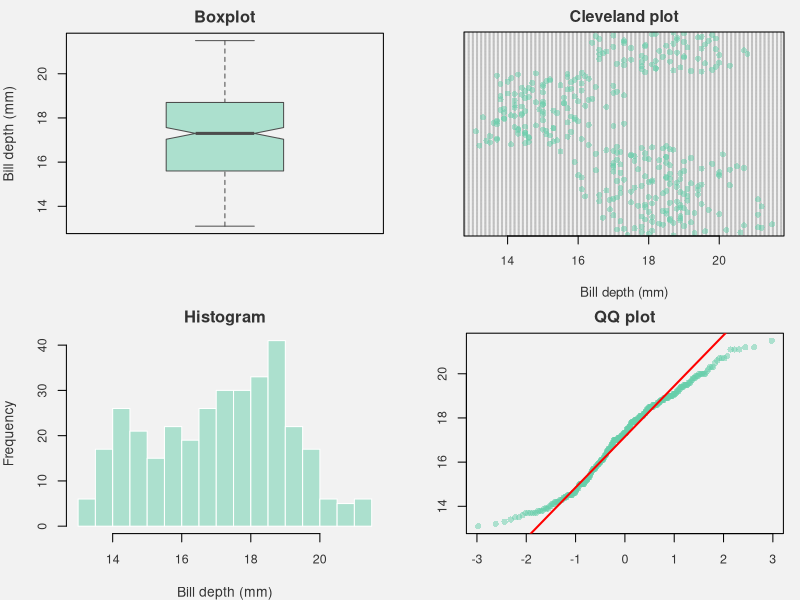
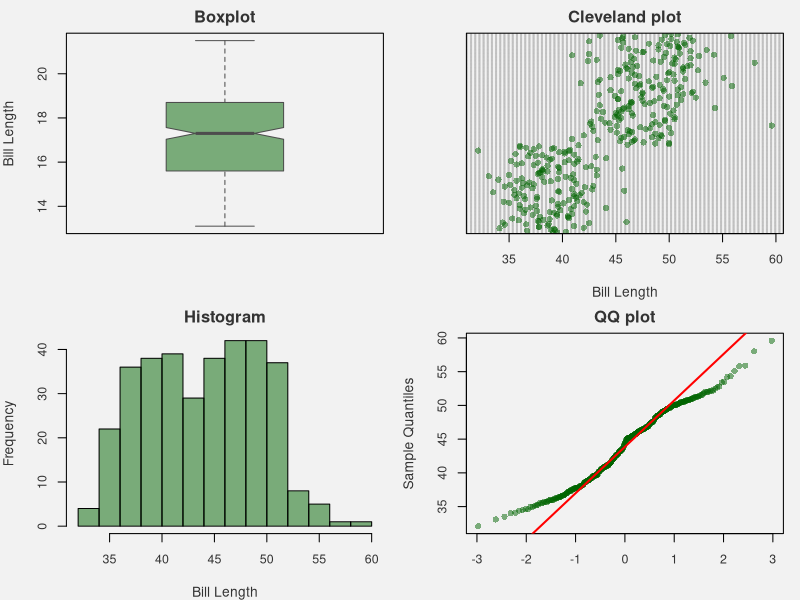
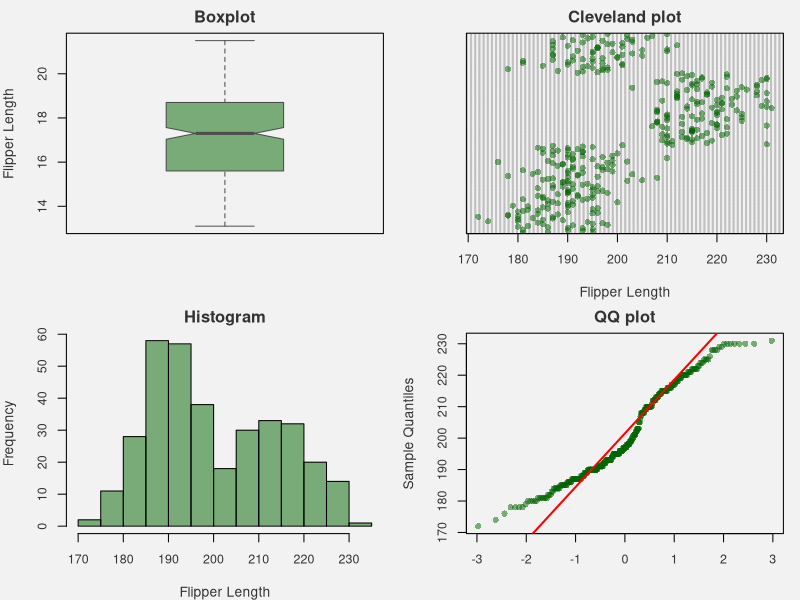
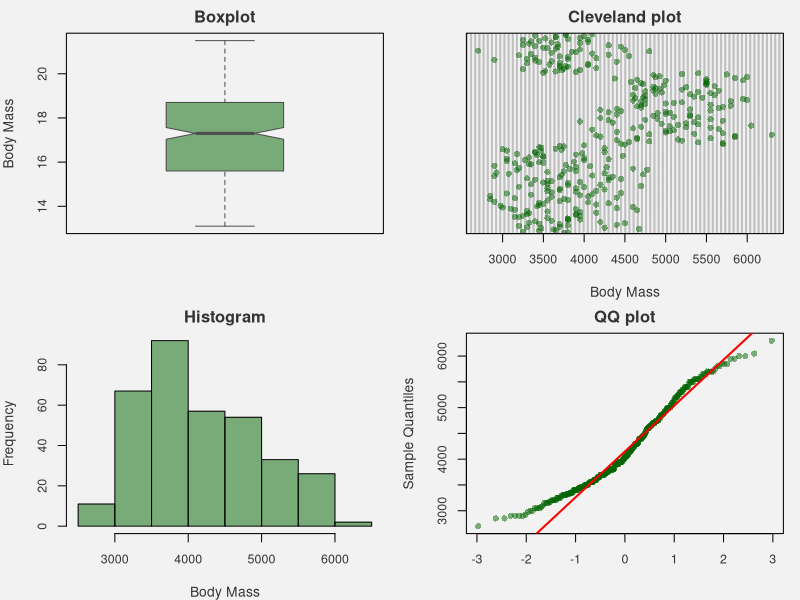
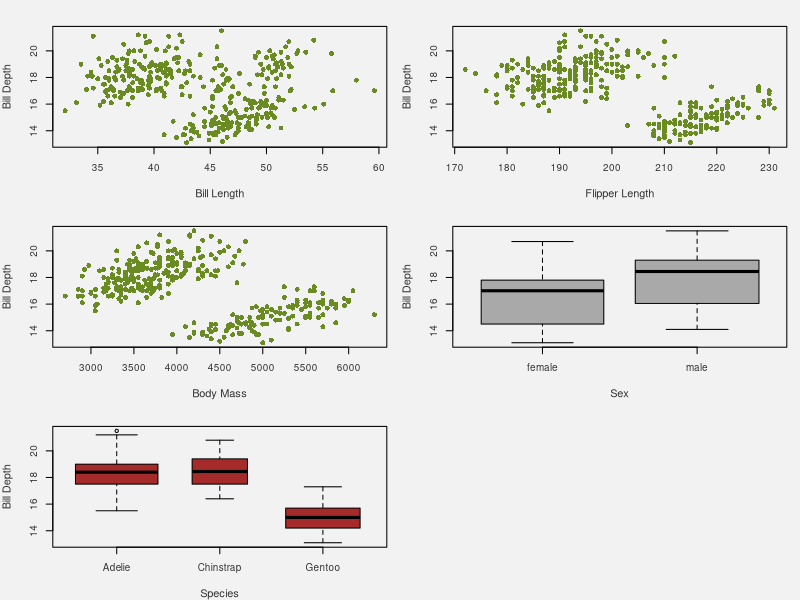
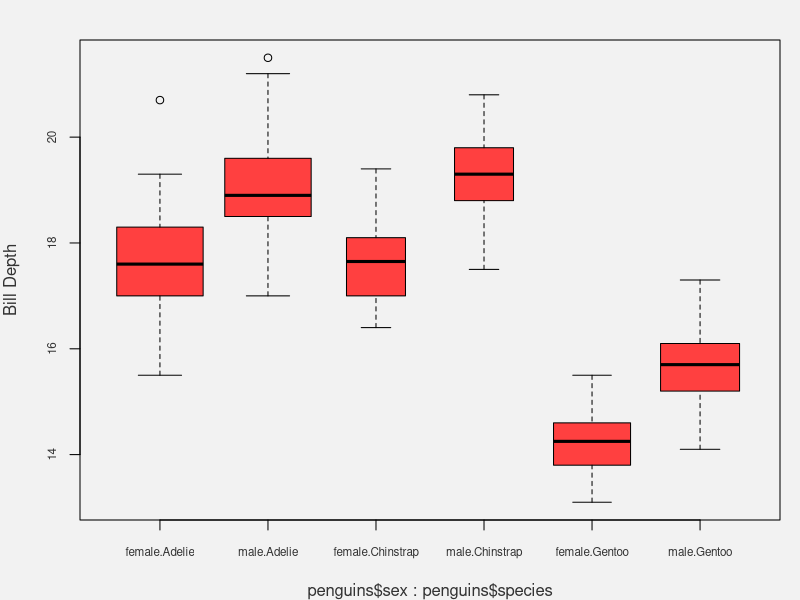
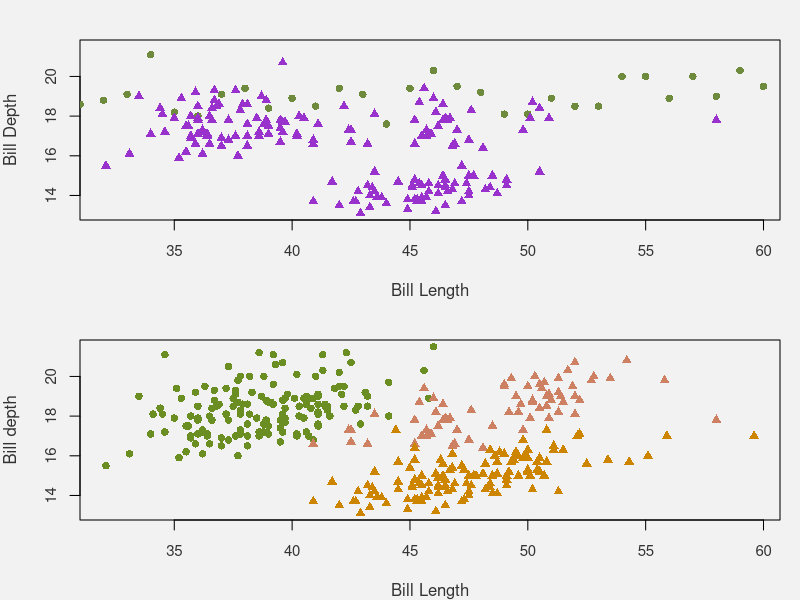
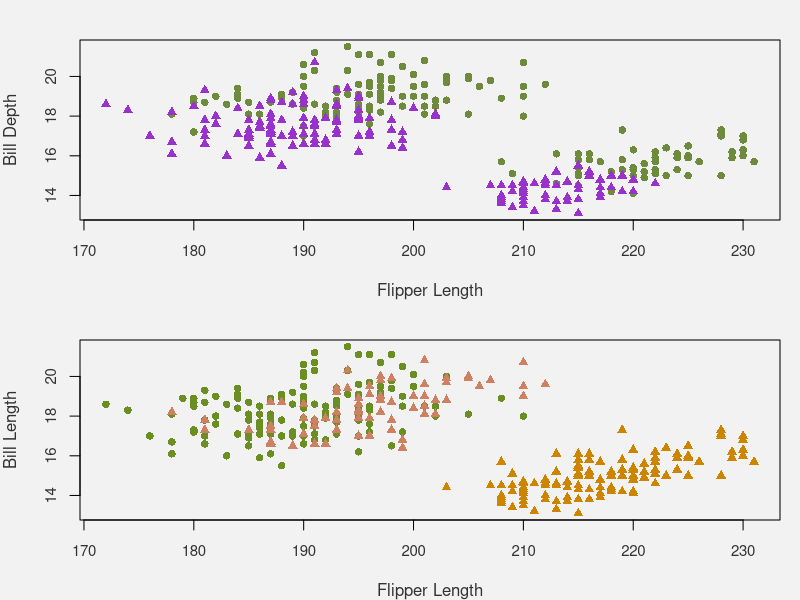

Here is the R script that generated these plots, in order:
## ---- chunk 1
#Data importation
library(palmerpenguins)
data("penguins")
penguins$sex<-as.factor(penguins$sex)
penguins$species<-as.factor(penguins$species)
penguins$island<-as.factor(penguins$island)
str(penguins)
## ---- chunk 2
#Is NA? 
colSums(is.na(penguins))
## ---- chunk 3
#Don't show the code
par(mfrow=c(2,2), 
    mar=c(4,4,2,1),      
    bg="gray95",         
    col.axis="gray20", 
    col.lab="gray20", 
    col.main="gray20", 
    cex.axis=0.9, 
    cex.lab=1)
col_transp <- adjustcolor("aquamarine3", alpha.f=0.5)
# Boxplot
boxplot(penguins$bill_depth_mm,
        col=col_transp, border="gray30",
        ylab='Bill depth (mm)',
        main = 'Boxplot',
        notch=TRUE)
# Cleveland plot
dotchart(penguins$bill_depth_mm,
         pch=16, col=col_transp,
         xlab='Bill depth (mm)',
         main = 'Cleveland plot',
         cex=0.8)
# Histogram
hist(penguins$bill_depth_mm,
     col=col_transp, border="white",
     xlab="Bill depth (mm)",
     main = 'Histogram',
     breaks=20)
# Quantile-Quantile plot
qqnorm(penguins$bill_depth_mm,
       pch=16, col=col_transp,
       xlab='', ylab='',
       main="QQ plot")
qqline(penguins$bill_depth_mm, col='red', lwd=2)
## ---- chunk 4
#Don't show the code
par(mfrow=c(2,2), 
    mar=c(4,4,2,1),      
    bg="gray95",         
    col.axis="gray20", 
    col.lab="gray20", 
    col.main="gray20", 
    cex.axis=0.9, 
    cex.lab=1)
col_transp <- adjustcolor("darkgreen", alpha.f=0.5)

# Bill lenght 
# Boxplot
boxplot(penguins$bill_depth_mm,
        col=col_transp, border="gray30",
        ylab='Bill Length',
        main = 'Boxplot',
        notch=TRUE)
# Cleveland plot
dotchart(penguins$bill_length_mm,
         pch=16,
         col=col_transp,
         xlab='Bill Length', 
         main = 'Cleveland plot')
# Histogram
hist(penguins$bill_length_mm,
     col=col_transp,
     xlab="Bill Length",
     main="Histogram")
# Quantile-Quantile plot
qqnorm(penguins$bill_length_mm,
       pch=16,col=col_transp,xlab='', 
       main = 'QQ plot')
qqline(penguins$bill_length_mm,col='red',lwd=2)

# Flipper lenght 
# Boxplot
boxplot(penguins$bill_depth_mm,
        col=col_transp, border="gray30",
        ylab='Flipper Length',
        main = 'Boxplot',
        notch=TRUE)
# Cleveland plot
dotchart(penguins$flipper_length_mm,
         pch=16,
         col=col_transp,
         xlab='Flipper Length',
         main = 'Cleveland plot')
# Histogram
hist(penguins$flipper_length_mm,
     col=col_transp,
     xlab="Flipper Length",
     main="Histogram")
# Quantile-Quantile plot
qqnorm(penguins$flipper_length_mm,
       pch=16,
       col=col_transp,xlab='',
       main = 'QQ plot')
qqline(penguins$flipper_length_mm,col='red',lwd=2)

# Body mass
# Boxplot
boxplot(penguins$bill_depth_mm,
        col=col_transp, border="gray30",
        ylab='Body Mass',
        main = 'Boxplot',
        notch=TRUE)
# Cleveland plot
dotchart(penguins$body_mass_g,
         pch=16,
         col=col_transp,
         xlab='Body Mass',
         main = 'Cleveland plot')
# Histogram
hist(penguins$body_mass_g,
     col=col_transp,
     xlab="Body Mass",
     main="Histogram")
# Quantile-Quantile plot
qqnorm(penguins$body_mass_g,
       pch=16,
       col=col_transp,xlab='',
       main = 'QQ plot')
qqline(penguins$body_mass_g,col='red',lwd=2)
## ---- chunk 5
summary(penguins$species)
summary(penguins$island)
summary(penguins$sex)
## ---- chunk 6
par(mfrow=c(3,2))
# Bill Length
plot(penguins$bill_depth_mm~penguins$bill_length_mm,pch=16,col='olivedrab4',xlab='Bill Length',ylab='Bill Depth')
# Flipper Length
plot(penguins$bill_depth_mm~penguins$flipper_length_mm,pch=16,col='olivedrab4',xlab='Flipper Length',ylab='Bill Depth')
# Body Mass
plot(penguins$bill_depth_mm~penguins$body_mass_g,pch=16,col='olivedrab4',xlab='Body Mass',ylab='Bill Depth')
# Sex
boxplot(penguins$bill_depth_mm~penguins$sex, varwidth = TRUE, ylab = "Bill Depth", xlab = "Sex", col='darkgrey', main = "")
# Species
boxplot(penguins$bill_depth_mm~penguins$species, varwidth = TRUE, ylab = "Bill Depth", xlab = "Species", col='brown', main = "")

## ---- chunk 7
table(penguins$species, penguins$sex)
table(penguins$species, penguins$island)
## ---- chunk 8
par(mfrow=c(1,1))
boxplot(penguins$bill_depth_mm~penguins$sex*penguins$species, varwidth = TRUE, ylab = "Bill Depth", col='brown1', main = "",cex.axis=0.7)
## ---- chunk 9
par(mfrow=c(2,1))
# Interactions between Bill Length & Sex
plot(penguins$bill_depth_mm~penguins$bill_length_mm,type='n',ylab = "Bill Depth",xlab="Bill Length")
points(penguins$bill_depth_mm[penguins$sex=="male"]~penguins$bill_depth_mm[penguins$sex=="male"],pch=16,col='darkolivegreen4')
points(penguins$bill_depth_mm[penguins$sex=="female"]~penguins$bill_length_mm[penguins$sex=="female"],pch=17,col='darkorchid')

# Interactions between Bill Length & Species
plot(penguins$bill_depth_mm~penguins$bill_length_mm,type='n',ylab = "Bill depth",xlab="Bill Length")
points(penguins$bill_depth_mm[penguins$species=="Adelie"]~penguins$bill_length_mm[penguins$species=="Adelie"],pch=16,col='olivedrab')
points(penguins$bill_depth_mm[penguins$species=="Chinstrap"]~penguins$bill_length_mm[penguins$species=="Chinstrap"],pch=17,col='lightsalmon3')
points(penguins$bill_depth_mm[penguins$species=="Gentoo"]~penguins$bill_length_mm[penguins$species=="Gentoo"],pch=17,col='orange3')

par(mfrow=c(2,1))
# Interactions between Flipper Length & Sex
plot(penguins$bill_depth_mm~penguins$flipper_length_mm,type='n',ylab = "Bill Depth",xlab="Flipper Length")
points(penguins$bill_depth_mm[penguins$sex=="male"]~penguins$flipper_length_mm[penguins$sex=="male"],pch=16,col='darkolivegreen4')
points(penguins$bill_depth_mm[penguins$sex=="female"]~penguins$flipper_length_mm[penguins$sex=="female"],pch=17,col='darkorchid')

# Interactions between Flipper Length & Species
plot(penguins$bill_depth_mm~penguins$flipper_length_mm,type='n',ylab = "Bill Length",xlab="Flipper Length")
points(penguins$bill_depth_mm[penguins$species=="Adelie"]~penguins$flipper_length_mm[penguins$species=="Adelie"],pch=16,col='olivedrab')
points(penguins$bill_depth_mm[penguins$species=="Chinstrap"]~penguins$flipper_length_mm[penguins$species=="Chinstrap"],pch=17,col='lightsalmon3')
points(penguins$bill_depth_mm[penguins$species=="Gentoo"]~penguins$flipper_length_mm[penguins$species=="Gentoo"],pch=17,col='orange3')


par(mfrow=c(2,1))
# Interactions between Body Mass & Sex
plot(penguins$bill_depth_mm~penguins$body_mass_g,type='n',ylab = "Bill Depth",xlab="Body Mass")
points(penguins$bill_depth_mm[penguins$sex=="male"]~penguins$body_mass_g[penguins$sex=="male"],pch=16,col='darkolivegreen4')
points(penguins$bill_depth_mm[penguins$sex=="female"]~penguins$body_mass_g[penguins$sex=="female"],pch=17,col='darkorchid')

# Interactions between Body Mass & Species
plot(penguins$bill_depth_mm~penguins$body_mass_g,type='n',ylab = "Bill Length",xlab="Body Mass")
points(penguins$bill_depth_mm[penguins$species=="Adelie"]~penguins$body_mass_g[penguins$species=="Adelie"],pch=16,col='olivedrab')
points(penguins$bill_depth_mm[penguins$species=="Chinstrap"]~penguins$body_mass_g[penguins$species=="Chinstrap"],pch=17,col='lightsalmon3')
points(penguins$bill_depth_mm[penguins$species=="Gentoo"]~penguins$body_mass_g[penguins$species=="Gentoo"],pch=17,col='orange3')
